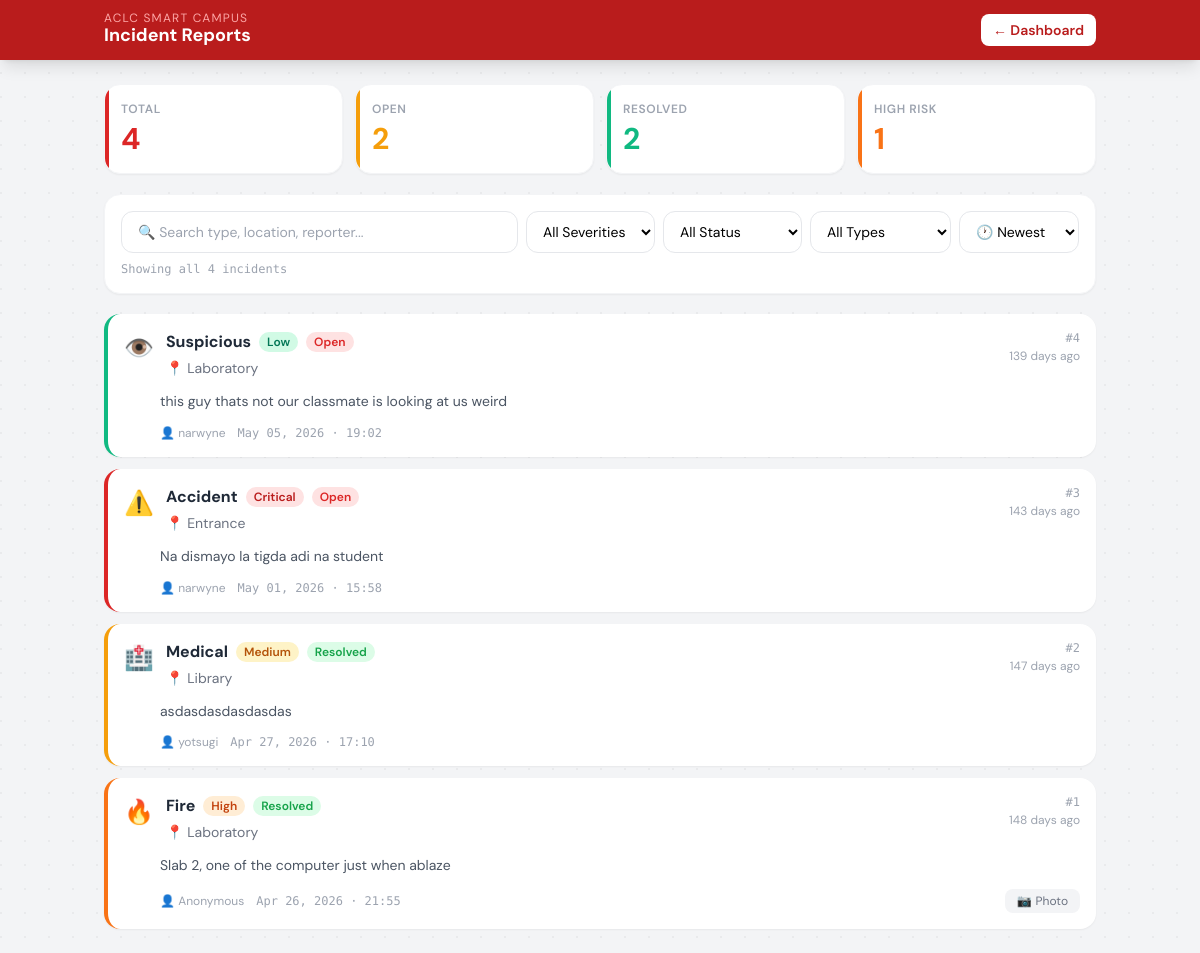
Before: /incidents.php (signed in) with the older database file.
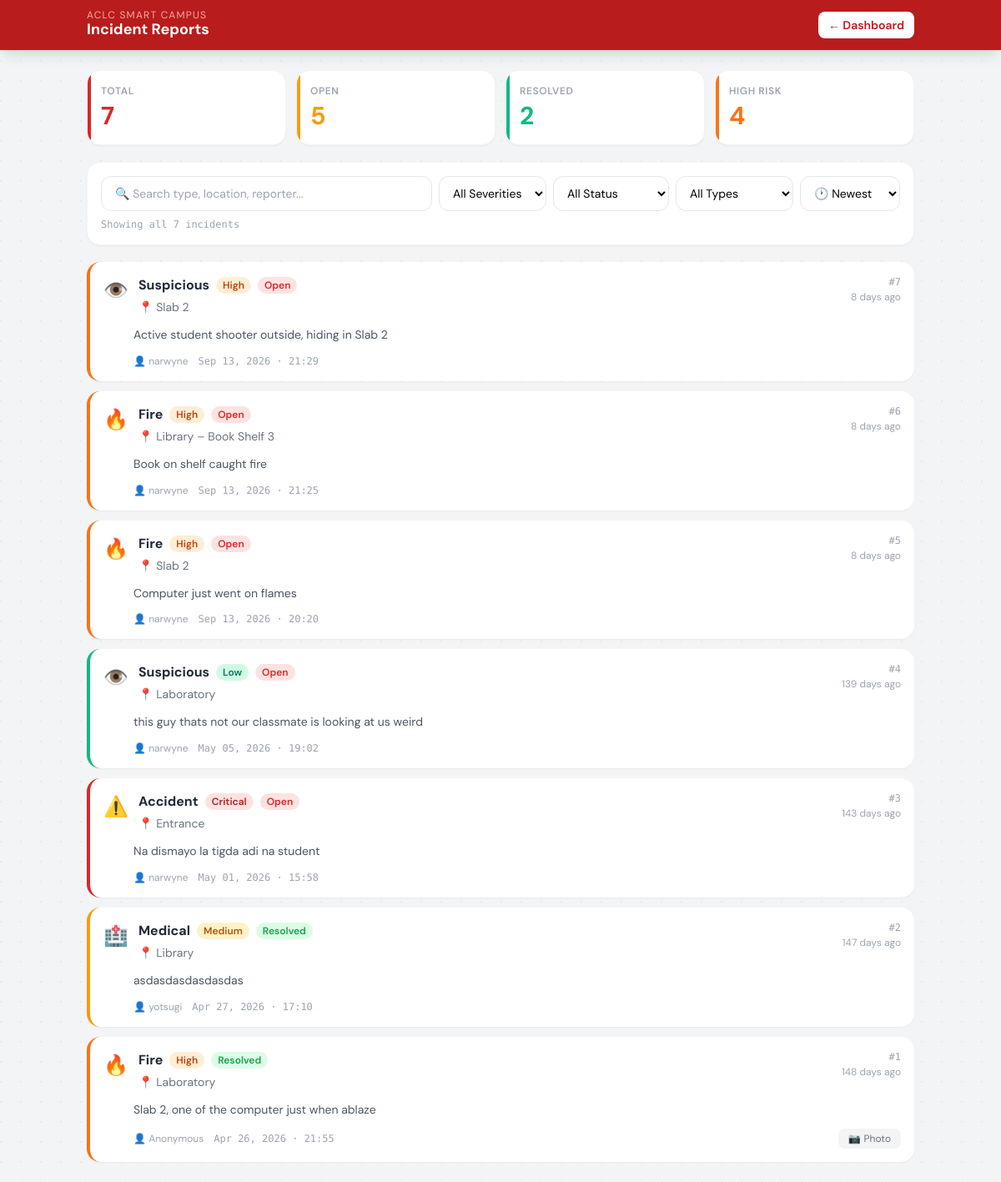
After: the same page with the newer database file.
### tables this page shows
CREATE TABLE `incidents` (
  `id` int(10) UNSIGNED NOT NULL,
  `incident_type` varchar(50) NOT NULL,
  `severity` enum('low','medium','high','critical') NOT NULL,
  `location` varchar(100) NOT NULL,
  `description` text NOT NULL,
  `reported_by` varchar(100) NOT NULL,
  `photo_path` varchar(255) DEFAULT NULL,
  `status` enum('open','in_progress','resolved') NOT NULL DEFAULT 'open',
  `reported_at` datetime NOT NULL DEFAULT current_timestamp(),
  `updated_at` datetime DEFAULT NULL ON UPDATE current_timestamp()
);

### incidents.php (the view, shortened to what this page needs)
<?php
require_once 'includes/db.php';
$incidents = [];
if ($pdo) {
    $incidents = $pdo->query("
        SELECT id, incident_type, severity, location, description,
               reported_by, status, photo_path, reported_at
        FROM incidents
        ORDER BY reported_at DESC
    ")->fetchAll();
}
function typeIcon($t) {
    return ['fire'=>'🔥','medical'=>'🏥','accident'=>'⚠️','suspicious'=>'👁️',
            'theft'=>'🔓','flooding'=>'🌊','earthquake'=>'🌍','other'=>'📋'][$t] ?? '📋';
}
function timeAgo($datetime) {
    $diff = time() - strtotime($datetime);
    return floor($diff/86400) . ' days ago';
}
$total    = count($incidents);
$open     = count(array_filter($incidents, fn($i) => $i['status'] === 'open'));
$resolved = count(array_filter($incidents, fn($i) => $i['status'] === 'resolved'));
$critical = count(array_filter($incidents, fn($i) => in_array($i['severity'], ['high','critical']) && $i['status'] === 'open'));
?>
<!DOCTYPE html>
<html lang="en">
<head>
  <script src="https://cdn.tailwindcss.com"></script>
</head>
<body class="min-h-screen">
<nav class="bg-red-700 text-white sticky top-0 z-40 shadow-lg">
  <div class="max-w-5xl mx-auto px-4 py-3 flex items-center justify-between">
    <div>
      <span class="text-xs text-red-300 uppercase tracking-widest block leading-none">ACLC Smart Campus</span>
      <span class="font-bold text-lg leading-tight">Incident Reports</span>
    </div>
    <a href="dashboard.php" class="bg-white text-red-700 hover:bg-red-50 px-3 py-1.5 rounded-lg text-sm font-semibold transition">
      ← Dashboard
    </a>
  </div>
</nav>
<div class="max-w-5xl mx-auto px-4 py-6 space-y-5">
  <div class="grid grid-cols-2 md:grid-cols-4 gap-3 anim" style="animation-delay:0.05s">
    <div class="stat-card red bg-white rounded-2xl p-4 shadow-sm border border-gray-100">
      <p class="text-xs font-semibold text-gray-400 uppercase tracking-wider mb-1">Total</p>
      <p class="text-3xl font-bold text-red-600"><?= $total ?></p>
    </div>
    <div class="stat-card amber bg-white rounded-2xl p-4 shadow-sm border border-gray-100">
      <p class="text-xs font-semibold text-gray-400 uppercase tracking-wider mb-1">Open</p>
      <p class="text-3xl font-bold text-amber-500"><?= $open ?></p>
    </div>
    <div class="stat-card green bg-white rounded-2xl p-4 shadow-sm border border-gray-100">
      <p class="text-xs font-semibold text-gray-400 uppercase tracking-wider mb-1">Resolved</p>
      <p class="text-3xl font-bold text-emerald-500"><?= $resolved ?></p>
    </div>
    <div class="stat-card orange bg-white rounded-2xl p-4 shadow-sm border border-gray-100">
      <p class="text-xs font-semibold text-gray-400 uppercase tracking-wider mb-1">High Risk</p>
      <p class="text-3xl font-bold text-orange-500"><?= $critical ?></p>
    </div>
  </div>
  <div class="bg-white rounded-2xl shadow-sm border border-gray-100 p-4 anim" style="animation-delay:0.1s">
    <div class="flex flex-col sm:flex-row gap-2 flex-wrap">
      <div class="relative flex-1 min-w-0">
        <input type="text" id="searchInput" oninput="onSearchInput()"
          placeholder="🔍 Search type, location, reporter..."
          class="w-full border border-gray-200 rounded-xl px-4 py-2.5 pr-9 text-sm focus:outline-none focus:ring-2 focus:ring-red-400">
      </div>
      <select id="severityFilter" onchange="filterCards()"
        class="border border-gray-200 rounded-xl px-3 py-2.5 text-sm focus:outline-none focus:ring-2 focus:ring-red-400 bg-white">
        <option value="">All Severities</option>
      </select>
      <select id="statusFilter" onchange="filterCards()"
        class="border border-gray-200 rounded-xl px-3 py-2.5 text-sm focus:outline-none focus:ring-2 focus:ring-red-400 bg-white">
        <option value="">All Status</option>
      </select>
      <select id="typeFilter" onchange="filterCards()"
        class="border border-gray-200 rounded-xl px-3 py-2.5 text-sm focus:outline-none focus:ring-2 focus:ring-red-400 bg-white">
        <option value="">All Types</option>
      </select>
      <select id="sortOrder" onchange="filterCards()"
        class="border border-gray-200 rounded-xl px-3 py-2.5 text-sm focus:outline-none focus:ring-2 focus:ring-red-400 bg-white">
        <option value="newest">🕐 Newest</option>
      </select>
    </div>
    <p class="text-xs text-gray-400 mt-2 mono" id="resultCount">Showing all <?= $total ?> incidents</p>
  </div>
  <?php if (empty($incidents)): ?>
  <div class="bg-white rounded-2xl shadow-sm border border-gray-100 text-center py-20 text-gray-400 anim">
    <div class="text-5xl mb-3">📭</div>
    <p class="font-semibold">No incidents reported yet.</p>
    <p class="text-sm mt-1 text-gray-300">The campus is all clear!</p>
  </div>
  <?php else: ?>
  <div class="space-y-3 anim" style="animation-delay:0.15s" id="incidentList">
    <?php foreach ($incidents as $inc):
      $icon  = typeIcon($inc['incident_type']);
      $label = ucfirst(str_replace('_', ' ', $inc['incident_type']));
      $loc   = ucwords(str_replace('_', ' ', $inc['location']));
      $ago   = timeAgo($inc['reported_at']);
      $date  = date('M d, Y · H:i', strtotime($inc['reported_at']));
      $sevBadge = ['low'=>'bg-emerald-100 text-emerald-700','medium'=>'bg-amber-100 text-amber-700',
                   'high'=>'bg-orange-100 text-orange-700','critical'=>'bg-red-100 text-red-700'][$inc['severity']] ?? 'bg-gray-100 text-gray-600';
      $staBadge = ['open'=>'bg-red-100 text-red-600','in_progress'=>'bg-blue-100 text-blue-600',
                   'resolved'=>'bg-green-100 text-green-600'][$inc['status']] ?? 'bg-gray-100 text-gray-600';
      $staLabel = ['open'=>'Open','in_progress'=>'In Progress','resolved'=>'Resolved'][$inc['status']] ?? $inc['status'];
    ?>
    <div class="inc-card <?= $inc['severity'] ?> bg-white rounded-2xl shadow-sm overflow-hidden"
      data-type="<?= htmlspecialchars($inc['incident_type']) ?>"
      data-location="<?= htmlspecialchars($inc['location']) ?>"
      data-reporter="<?= htmlspecialchars($inc['reported_by'] ?? '') ?>"
      data-description="<?= htmlspecialchars($inc['description'] ?? '') ?>"
      data-date="<?= strtotime($inc['reported_at']) ?>"
      data-severity="<?= htmlspecialchars($inc['severity']) ?>"
      data-status="<?= htmlspecialchars($inc['status']) ?>">
      <div class="p-4">
        <div class="flex items-start justify-between gap-3">
          <div class="flex items-start gap-3 flex-1 min-w-0">
            <span class="text-2xl mt-0.5 shrink-0"><?= $icon ?></span>
            <div class="min-w-0">
              <div class="flex items-center gap-2 flex-wrap mb-1">
                <span class="font-bold text-gray-800" data-hl><?= htmlspecialchars($label) ?></span>
                <span class="text-xs font-semibold px-2 py-0.5 rounded-full <?= $sevBadge ?>">
                  <?= ucfirst($inc['severity']) ?>
                </span>
                <span class="text-xs font-semibold px-2 py-0.5 rounded-full <?= $staBadge ?>">
                  <?= $staLabel ?>
                </span>
              </div>
              <p class="text-sm text-gray-500" data-hl>📍 <?= htmlspecialchars($loc) ?></p>
            </div>
          </div>
          <div class="text-right shrink-0">
            <p class="mono text-xs text-gray-400">#<?= $inc['id'] ?></p>
            <p class="text-xs text-gray-400 mt-0.5"><?= $ago ?></p>
          </div>
        </div>
        <?php if (!empty($inc['description'])): ?>
        <p class="text-sm text-gray-600 mt-3 leading-relaxed line-clamp-2 pl-9" data-hl>
          <?= htmlspecialchars($inc['description']) ?>
        </p>
        <?php endif; ?>
        <div class="flex items-center justify-between mt-3 pl-9">
          <div class="flex items-center gap-3 text-xs text-gray-400">
            <span data-hl>👤 <?= htmlspecialchars($inc['reported_by'] ?? 'Anonymous') ?></span>
            <span class="hidden sm:inline mono"><?= $date ?></span>
          </div>
          <?php if (!empty($inc['photo_path'])): ?>
          <button onclick="showPhoto('<?= htmlspecialchars($inc['photo_path']) ?>', '<?= htmlspecialchars($label) ?>')"
            class="text-xs bg-gray-100 hover:bg-gray-200 text-gray-500 px-3 py-1 rounded-lg transition flex items-center gap-1">
            📷 <span>Photo</span>
          </button>
          <?php endif; ?>
        </div>
      </div>
    </div>
    <?php endforeach; ?>
  </div>
  <?php endif; ?>
</div>
</body>
</html>

### incidents.php (style rules this page uses)
body { font-family:'DM Sans',sans-serif; }
.mono { font-family:'DM Mono',monospace; }
.anim { animation:fadeUp 0.4s ease both; }
body { background-color:#f3f4f6; background-image:radial-gradient(circle at 1px 1px,rgba(0,0,0,0.04) 1px,transparent 0); background-size:24px 24px; }
.inc-card { border-left:4px solid; transition:box-shadow 0.15s ease; }
.inc-card.low { border-color:#10b981; }
.inc-card.medium { border-color:#f59e0b; }
.inc-card.high { border-color:#f97316; }
.inc-card.critical { border-color:#dc2626; }
.stat-card { position:relative; overflow:hidden; }
.stat-card::before { content:''; position:absolute; top:0; left:0; width:4px; height:100%; border-radius:4px 0 0 4px; }
.stat-card.red::before { background:#dc2626; }
.stat-card.amber::before { background:#f59e0b; }
.stat-card.green::before { background:#10b981; }
.stat-card.orange::before { background:#f97316; }

Changed rows visible on the page:
added incidents: incident_type "👁️", incident_type "Suspicious", severity "High", status "Open", location "Slab 2", id "7", reported_at "8 days ago", description "Active student shooter outside, hiding in Slab 2", reported_by "narwyne", reported_at "Sep 13, 2026 · 21:29"
added incidents: incident_type "🔥", incident_type "Fire", severity "High", status "Open", location "Library – Book Shelf 3", id "6", reported_at "8 days ago", description "Book on shelf caught fire", reported_by "narwyne", reported_at "Sep 13, 2026 · 21:25"
added incidents: incident_type "🔥", incident_type "Fire", severity "High", status "Open", location "Slab 2", id "5", reported_at "8 days ago", description "Computer just went on flames", reported_by "narwyne", reported_at "Sep 13, 2026 · 20:20"
Other visible differences:
$total: "4" → "7"
$open: "2" → "5"
$critical: "1" → "4"
